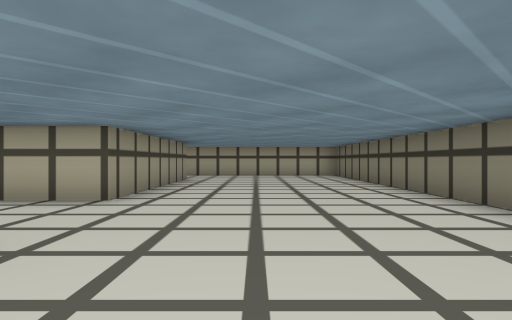
[1] (above)

22 first-person views from a walk through a Unity game level. The camera is 0.49 m above the floor, looks level and sees 75° across. The floor is counted in squares, 1 m on a side. Each view is taken from the middle of a square. On the plan, view 1 faces up. The plan holds only what a view shows up to about 9 squares ahead; the rest is blank. The place goes on beyond the plan. Surface patterns are stand-ins for the level's own textures.

[2]
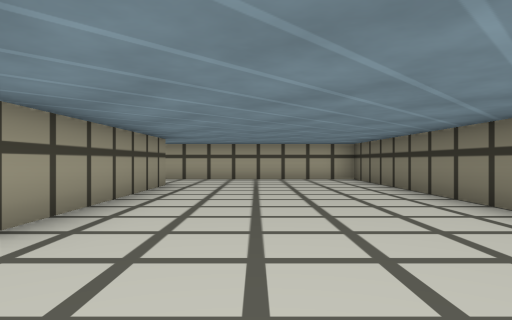

[3]
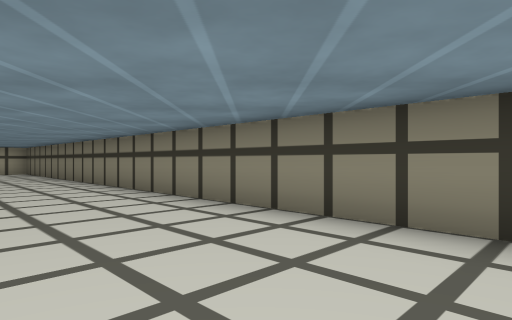

[4]
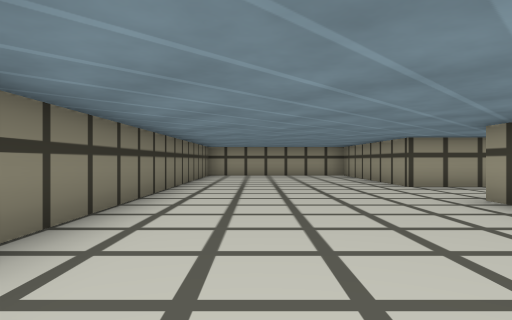

[5]
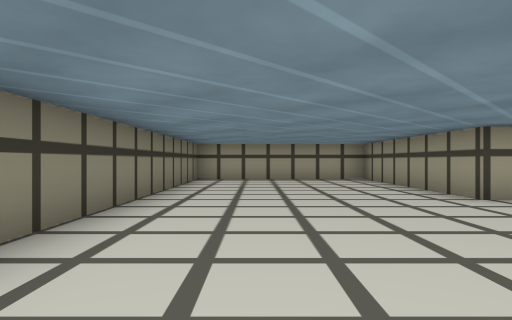

[6]
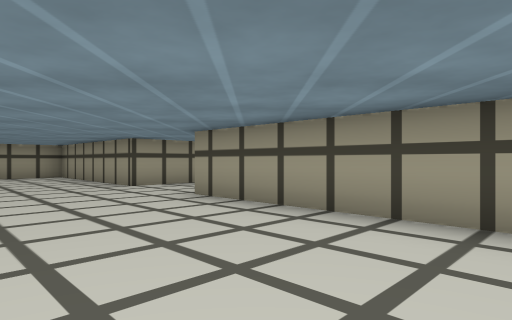

[7]
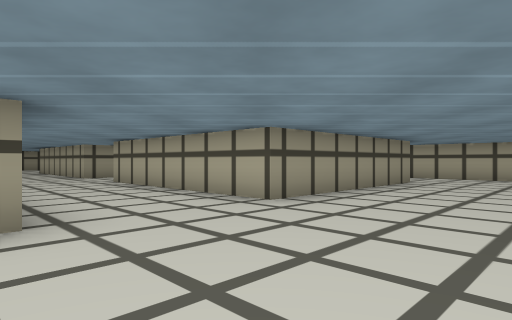

[8]
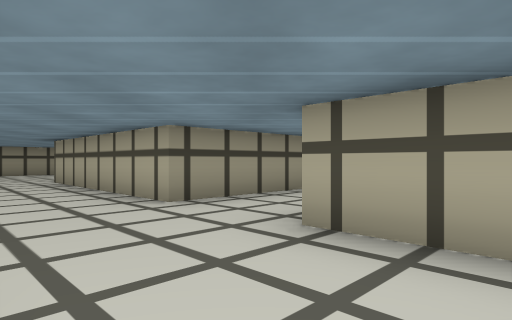

[9]
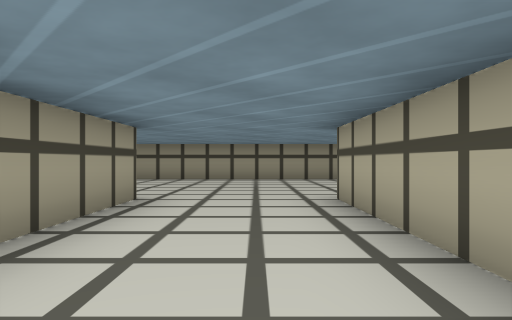

[10]
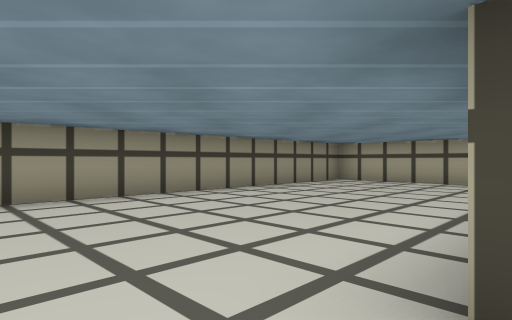

[11]
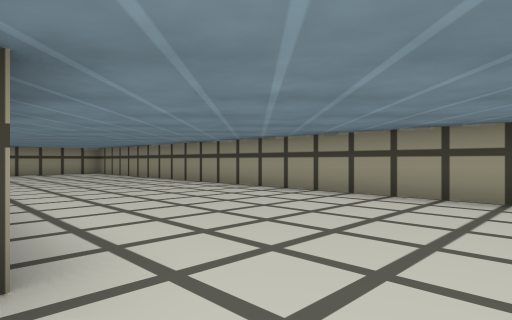

[12]
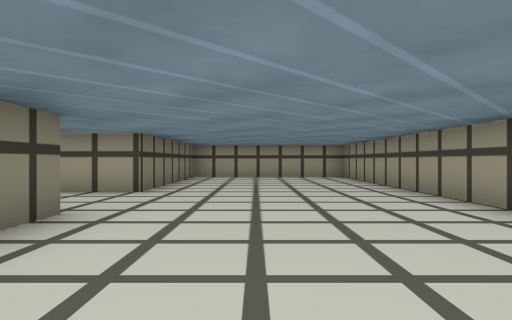

[13]
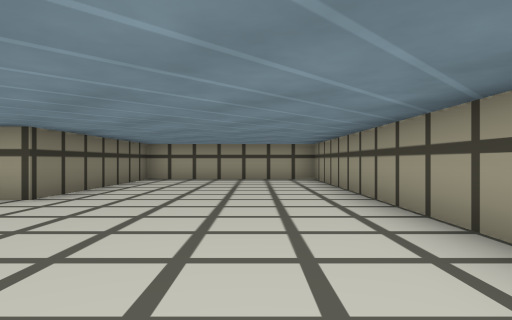

[14]
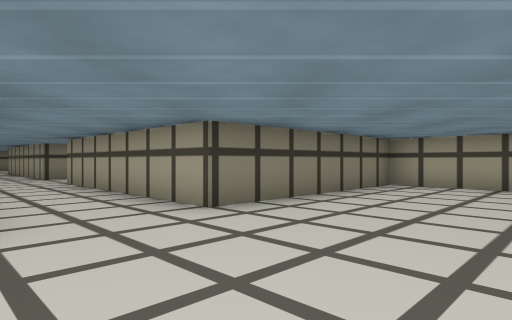

[15]
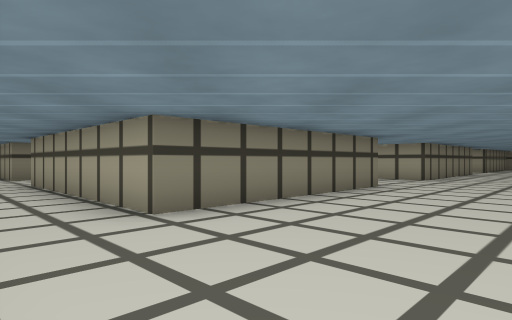

[16]
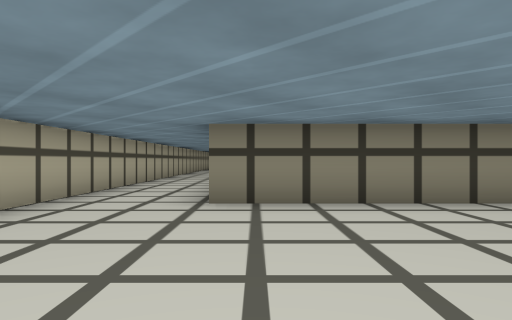

[17]
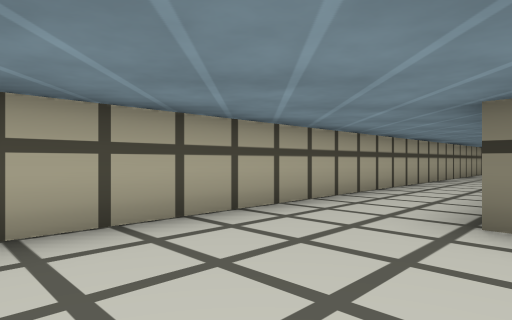

[18]
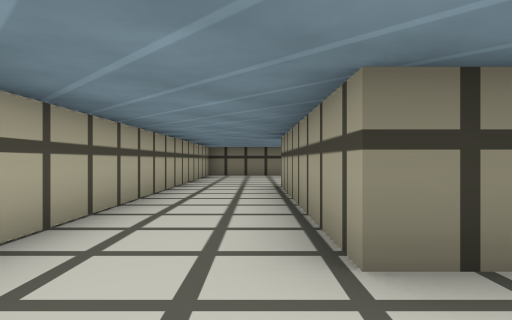

[19]
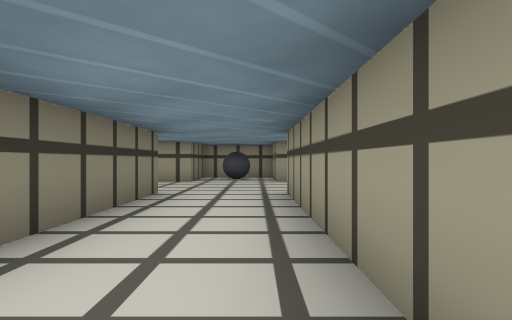

[20]
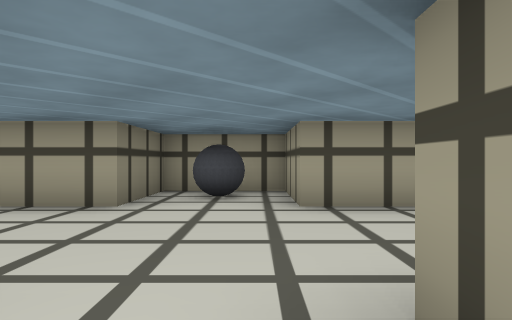

[21]
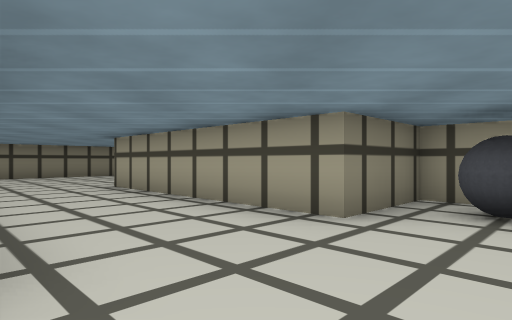

[22]
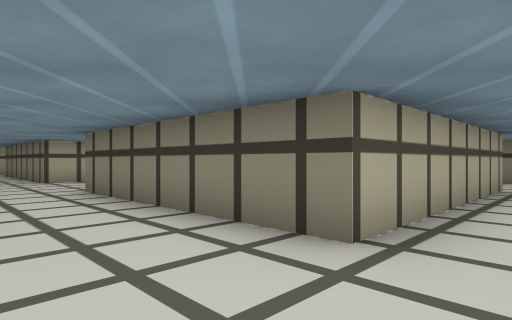

### Floor plan
Ten units are one square. View 1 is at (0, 0); x grows to the right and y downward. Boxes are objects, and circles mark ways between rooms. Rooms are numbered by the first view taken in them; rooms with no view inside come last. Other rooms are left out.
<svg viewBox="-180 -110 210 210">
<path fill="none" stroke="#000" d="M-18 -15 -18 31M-18 51 -18 95 25 95 25 -105 -5 -105M-18 -85 -18 -40M-132 -40 -132 -85 -85 -85 -85 -40 -132 -40M-84 30 -132 30 -132 -15 -85 -15 -85 3 -65 3 -65 -15 -18 -15M-18 -40 -65 -40 -65 -85 -18 -85M-5 -105 -175 -105 -175 95 -132 95 -132 51 -84 51"/>
<circle cx="-15" cy="-95" r="3" fill="#2a7"/>
<circle cx="-20" cy="-25" r="3" fill="#2a7"/>
<text x="10" y="0">1</text>
<text x="-120" y="-30">2</text>
</svg>
Room 1 opens to room 2.

Where each view was taken, in squares from view 1:
view 1: 0 up, 0 right, facing up
view 2: 2 up, 0 right, facing up
view 3: 3 down, 0 right, facing up-right
view 4: 1 up, 1 right, facing down
view 5: 1 down, 1 right, facing down
view 6: 1 up, 1 right, facing down-left
view 7: 1 up, 1 right, facing up-left
view 8: 2 up, 5 left, facing up-left
view 9: 3 up, 9 left, facing left
view 10: 3 up, 13 left, facing up-left
view 11: 3 up, 13 left, facing down-left
view 12: 0 up, 15 left, facing down
view 13: 1 down, 16 left, facing down
view 14: 3 down, 16 left, facing down-right
view 15: 10 up, 16 left, facing down-right
view 16: 8 up, 17 left, facing right
view 17: 8 up, 16 left, facing up-right
view 18: 9 up, 8 left, facing right
view 19: 9 up, 8 left, facing down
view 20: 5 up, 8 left, facing down
view 21: 4 up, 8 left, facing down-right
view 22: 4 down, 15 left, facing up-right
